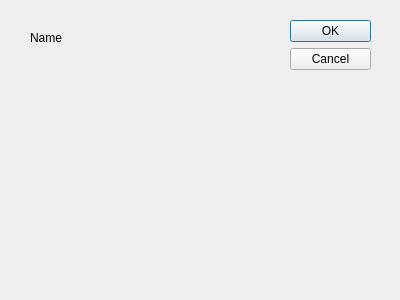
<?xml version="1.0" encoding="UTF-8"?>
<ui version="4.0">
 <class>Dialog</class>
 <widget class="QDialog" name="Dialog">
  <property name="geometry">
   <rect>
    <x>0</x>
    <y>0</y>
    <width>400</width>
    <height>300</height>
   </rect>
  </property>
  <property name="windowTitle">
   <string>Dialog</string>
  </property>
  <widget class="QDialogButtonBox" name="buttonBox">
   <property name="geometry">
    <rect>
     <x>290</x>
     <y>20</y>
     <width>81</width>
     <height>241</height>
    </rect>
   </property>
   <property name="orientation">
    <enum>Qt::Vertical</enum>
   </property>
   <property name="standardButtons">
    <set>QDialogButtonBox::Cancel|QDialogButtonBox::Ok</set>
   </property>
  </widget>
  <widget class="QLabel" name="label">
   <property name="geometry">
    <rect>
     <x>30</x>
     <y>30</y>
     <width>41</width>
     <height>16</height>
    </rect>
   </property>
   <property name="text">
    <string>Name</string>
   </property>
  </widget>
 </widget>
 <resources/>
 <connections>
  <connection>
   <sender>buttonBox</sender>
   <signal>accepted()</signal>
   <receiver>Dialog</receiver>
   <slot>accept()</slot>
   <hints>
    <hint type="sourcelabel">
     <x>248</x>
     <y>254</y>
    </hint>
    <hint type="destinationlabel">
     <x>157</x>
     <y>274</y>
    </hint>
   </hints>
  </connection>
  <connection>
   <sender>buttonBox</sender>
   <signal>rejected()</signal>
   <receiver>Dialog</receiver>
   <slot>reject()</slot>
   <hints>
    <hint type="sourcelabel">
     <x>316</x>
     <y>260</y>
    </hint>
    <hint type="destinationlabel">
     <x>286</x>
     <y>274</y>
    </hint>
   </hints>
  </connection>
 </connections>
</ui>
